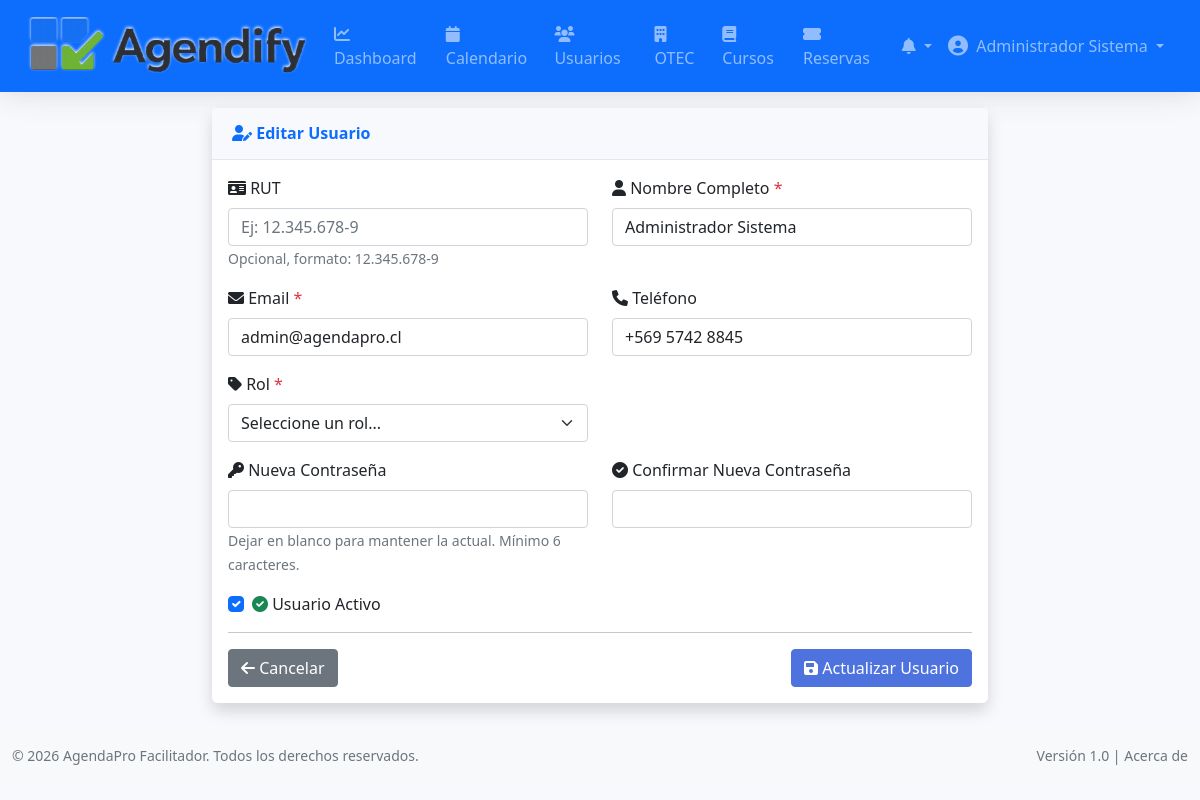
Screenshot of /users/edit/10 (signed in) with the database file from the repository.
### tables this page shows
CREATE TABLE `users` (
  `id` int UNSIGNED NOT NULL,
  `nombre` varchar(100) NOT NULL,
  `email` varchar(100) NOT NULL,
  `password` varchar(255) NOT NULL,
  `rol` enum('facilitador','ejecutivo','administrador') NOT NULL DEFAULT 'ejecutivo',
  `otec_id` int UNSIGNED DEFAULT NULL,
  `telefono` varchar(20) DEFAULT NULL,
  `avatar` varchar(255) DEFAULT NULL,
  `activo` tinyint(1) DEFAULT '1',
  `created_by` int DEFAULT NULL,
  `rut` varchar(15) DEFAULT NULL,
  `last_login` datetime DEFAULT NULL,
  `reset_token` varchar(255) DEFAULT NULL,
  `reset_expires` datetime DEFAULT NULL,
  `created_at` timestamp NULL DEFAULT CURRENT_TIMESTAMP,
  `updated_at` timestamp NULL DEFAULT CURRENT_TIMESTAMP ON UPDATE CURRENT_TIMESTAMP
);

### index.php (called while the page is built, shortened)
<?php
$router = new Router();
$router->add('auth/login', 'AuthController', 'login');
$router->add('auth/logout', 'AuthController', 'logout');
$router->add('auth/recover', 'AuthController', 'recover');
$router->add('auth/reset', 'AuthController', 'reset');
$router->add('auth/solicitar_registro', 'AuthController', 'solicitar_registro');
$router->add('auth/procesar_solicitud', 'AuthController', 'procesar_solicitud');
$router->add('dashboard', 'DashboardController', 'goToDashboard');
$router->add('dashboard/facilitador', 'DashboardController', 'facilitator');
$router->add('dashboard/ejecutivo', 'DashboardController', 'executive');
$router->add('dashboard/admin', 'DashboardController', 'admin');
$router->add('calendar', 'CalendarController', 'index');
$router->add('calendar/getEvents', 'CalendarController', 'getEvents');
$router->add('otec', 'OtecController', 'index');
$router->add('otec/create', 'OtecController', 'create');
$router->add('otec/edit', 'OtecController', 'edit');
$router->add('otec/details', 'OtecController', 'details');
$router->add('otec/delete', 'OtecController', 'delete');
$router->add('otec/toggleStatus', 'OtecController', 'toggleStatus');
$router->add('otec/verificarRut', 'OtecController', 'verificarRut');
$router->add('users', 'UserController', 'index');
$router->add('users/create', 'UserController', 'create');
$router->add('users/edit', 'UserController', 'edit');
$router->add('users/details', 'UserController', 'details');
$router->add('users/delete', 'UserController', 'delete');
$router->add('users/toggleStatus', 'UserController', 'toggleStatus');
$router->add('users/verificarEmail', 'UserController', 'verificarEmail');
$router->add('courses', 'CourseController', 'index');
$router->add('courses/create', 'CourseController', 'create');
$router->add('courses/edit', 'CourseController', 'edit');
$router->add('courses/details', 'CourseController', 'details');
$router->add('courses/delete', 'CourseController', 'delete');
$router->add('courses/toggleStatus', 'CourseController', 'toggleStatus');
$router->add('courses/public', 'CourseController', 'publicCatalog');
$router->add('bookings', 'BookingController', 'index');
$router->add('bookings/create', 'BookingController', 'create');
$router->add('bookings/edit', 'BookingController', 'edit');
$router->add('bookings/details', 'BookingController', 'details');
$router->add('bookings/delete', 'BookingController', 'delete');
$router->add('bookings/updateStatus', 'BookingController', 'updateStatus');
$router->add('bookings/registrarAsistencia', 'BookingController', 'registrarAsistencia');
$router->add('availability', 'AvailabilityController', 'index');
$router->add('availability/create', 'AvailabilityController', 'create');
$router->add('availability/edit', 'AvailabilityController', 'edit');
$router->add('availability/delete', 'AvailabilityController', 'delete');
$router->add('availability/weekly', 'AvailabilityController', 'weekly');
$router->add('reports', 'ReportController', 'dashboard');
$router->add('reports/dashboard', 'ReportController', 'dashboard');
$router->add('auth/profile', 'AuthController', 'profile');
$router->add('auth/change-password', 'AuthController', 'changePassword');
$router->add('api/courses', 'ApiController', 'courses');
$router->add('api/availability', 'ApiController', 'availability');
$router->add('api/create-booking', 'ApiController', 'createBooking');
$router->add('notifications', 'NotificationController', 'index');
$router->add('notifications/unread', 'NotificationController', 'unread');
$router->add('notifications/markRead', 'NotificationController', 'markRead');
$router->add('notifications/markAllRead', 'NotificationController', 'markAllRead');
$router->add('auth/solicitudes_pendientes', 'AuthController', 'solicitudes_pendientes');
$router->add('auth/aprobar_solicitud', 'AuthController', 'aprobar_solicitud');
$router->add('auth/rechazar_solicitud', 'AuthController', 'rechazar_solicitud');
$url = $_GET['url'] ?? 'auth/login';
$router->dispatch($url);
?>

### core/Model.php (called while the page is built, shortened)
<?php
abstract class Model {
    protected $db;
    protected $table;
    protected $primaryKey = 'id';
    public function __construct() {
        require_once __DIR__ . '/../config/database.php';
        $database = new Database();
        $this->db = $database->getConnection();
        $this->db->exec("SET NAMES utf8mb4");
        $this->db->exec("SET CHARACTER SET utf8mb4");
    }
    protected function ensureUtf8($data) {
        if (is_array($data)) {
            foreach ($data as $key => $value) {
                $data[$key] = $this->ensureUtf8($value);
            }
            return $data;
        }
        return $data;
    }
    public function find($id) {
        $query = "SELECT * FROM " . $this->table . " WHERE " . $this->primaryKey . " = :id LIMIT 1";
        $stmt = $this->db->prepare($query);
        $stmt->bindParam(':id', $id);
        $stmt->execute();
        return $this->ensureUtf8($stmt->fetch(PDO::FETCH_ASSOC));
    }
}
?>

### config/database.php (called while the page is built, shortened)
<?php
class Database {
    private $host = 'localhost';
    private $db_name = 'mascapa2_agendapro_db';
    private $username = 'mascapa2_agenda';
    private $password = '@.JsmR_0613.#';
    public function getConnection() {
        $this->conn = null;
        try {
            $this->conn = new PDO(
                "mysql:host=" . $this->host . ";dbname=" . $this->db_name . ";charset=utf8mb4",
                $this->username,
                $this->password,
                array(
                    PDO::ATTR_ERRMODE => PDO::ERRMODE_EXCEPTION,
                    PDO::ATTR_DEFAULT_FETCH_MODE => PDO::FETCH_ASSOC,
                    PDO::MYSQL_ATTR_INIT_COMMAND => "SET NAMES utf8mb4 COLLATE utf8mb4_unicode_ci"
                )
            );
        } catch(PDOException $exception) {
            error_log("Error de conexion: " . $exception->getMessage());
            die("Error de conexion a la base de datos.");
        }
        return $this->conn;
    }
}
?>

### views/users/edit.php (the view, shortened to what this page needs)
<?php require_once 'views/layouts/header.php'; ?>
<div class="container-fluid">
    <div class="row">
        <div class="col-lg-8 mx-auto">
            <div class="card shadow mb-4">
                <div class="card-header py-3">
                    <h6 class="m-0 font-weight-bold text-primary">
                        <i class="fas fa-user-edit"></i> Editar Usuario
                    </h6>
                </div>
                <div class="card-body">
                    <form method="POST" action="<?php echo BASE_URL; ?>/users/edit/<?php echo $user['id']; ?>" id="userForm">
                        <div class="row">
                            <div class="col-md-6 mb-3">
                                <label for="rut" class="form-label">
                                    <i class="fas fa-id-card"></i> RUT
                                </label>
                                <input type="text" class="form-control" id="rut" name="rut"
                                       value="<?php echo htmlspecialchars($user['rut'] ?? ''); ?>"
                                       placeholder="Ej: 12.345.678-9">
                                <small class="text-muted">Opcional, formato: 12.345.678-9</small>
                            </div>
                            <div class="col-md-6 mb-3">
                                <label for="nombre" class="form-label">
                                    <i class="fas fa-user"></i> Nombre Completo <span class="text-danger">*</span>
                                </label>
                                <input type="text" class="form-control" id="nombre" name="nombre"
                                       value="<?php echo htmlspecialchars($user['nombre']); ?>" required>
                            </div>
                        </div>
                        <div class="row">
                            <div class="col-md-6 mb-3">
                                <label for="email" class="form-label">
                                    <i class="fas fa-envelope"></i> Email <span class="text-danger">*</span>
                                </label>
                                <input type="email" class="form-control" id="email" name="email"
                                       value="<?php echo htmlspecialchars($user['email']); ?>" required>
                            </div>
                            <div class="col-md-6 mb-3">
                                <label for="telefono" class="form-label">
                                    <i class="fas fa-phone"></i> Teléfono
                                </label>
                                <input type="text" class="form-control" id="telefono" name="telefono"
                                       value="<?php echo htmlspecialchars($user['telefono'] ?? ''); ?>">
                            </div>
                        </div>
                        <div class="row">
                            <div class="col-md-6 mb-3">
                                <label for="rol" class="form-label">
                                    <i class="fas fa-tag"></i> Rol <span class="text-danger">*</span>
                                </label>
                                <select class="form-select" id="rol" name="rol" required>
                                    <option value="">Seleccione un rol...</option>
                                </select>
                            </div>
                        </div>
                        <div class="row">
                            <div class="col-md-6 mb-3">
                                <label for="password" class="form-label">
                                    <i class="fas fa-key"></i> Nueva Contraseña
                                </label>
                                <input type="password" class="form-control" id="password" name="password">
                                <small class="text-muted">Dejar en blanco para mantener la actual. Mínimo 6 caracteres.</small>
                            </div>
                            <div class="col-md-6 mb-3">
                                <label for="confirm_password" class="form-label">
                                    <i class="fas fa-check-circle"></i> Confirmar Nueva Contraseña
                                </label>
                                <input type="password" class="form-control" id="confirm_password" name="confirm_password">
                            </div>
                        </div>
                        <div class="mb-3">
                            <div class="form-check">
                                <input type="checkbox" class="form-check-input" id="activo" name="activo" value="1"
                                       <?php echo ($user['activo'] == 1) ? 'checked' : ''; ?>>
                                <label class="form-check-label" for="activo">
                                    <i class="fas fa-check-circle text-success"></i> Usuario Activo
                                </label>
                            </div>
                        </div>
                        <hr>
                        <div class="d-flex justify-content-between">
                            <a href="<?php echo BASE_URL; ?>/users" class="btn btn-secondary">
                                <i class="fas fa-arrow-left"></i> Cancelar
                            </a>
                            <button type="submit" class="btn btn-primary">
                                <i class="fas fa-save"></i> Actualizar Usuario
                            </button>
                        </div>
                    </form>
                </div>
            </div>
        </div>
    </div>
</div>
<?php require_once 'views/layouts/footer.php'; ?>

### assets/css/style.css (style rules this page uses)
body { background-color: #f8f9fc; font-family: 'Nunito', 'Segoe UI', sans-serif; }
.btn-primary { background-color: #4e73df; border-color: #4e73df; }
body { font-family: -apple-system, BlinkMacSystemFont, "Segoe UI", Roboto, "Helvetica Neue", Arial, "Noto Color Emoji", "Apple Color Emoji", "Segoe UI Emoji", sans-serif; }

### views/layouts/header.php (style rules this page uses)
:root { --primary-color: #D4E6F1; --secondary-color: #858796; --success-color: #1cc88a; --info-color: #36b9cc; --warning-color: #f6c23e; --danger-color: #e74a3b; }
body { background-color: #f8f9fc; font-family: 'Nunito', 'Segoe UI', 'Roboto', sans-serif; }
.card { border: none; border-radius: 0.35rem; box-shadow: 0 0.15rem 1.75rem 0 rgba(58, 59, 69, 0.1); }
.card-header { background-color: #f8f9fc; border-bottom: 1px solid #e3e6f0; padding: 1rem 1.25rem; }
.font-weight-bold { font-weight: 700 !important; }
.btn-primary { background-color: #4e73df; border-color: #4e73df; }

### rows the page displays
users: nombre "Administrador Sistema", email "admin@agendapro.cl", telefono "+569 5742 8845", activo "☑"

### other values shown
$_SESSION['user']['nombre'] "Administrador Sistema"
